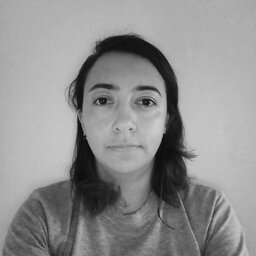
#> input picture Task/Task_1/Fotos ML2/Melissa_Arevalo_.jpg, 256 x 256 px, found by its file name
$ python average_image.py
#> lines starting #> are read from the running program, lines starting #| are printed output that depends on the picture; long printed decimals are rounded
import cv2
import numpy as np
import os
from matplotlib import pyplot as plt

path = r"C:\Users\DO IT WISER\Documents\Personal\machine_learning2\Fotos ML2\Melissa_Arevalo_.jpg"

# Black and white image
image = cv2.imread(path, cv2.IMREAD_GRAYSCALE)
#> image is the input picture: shape (256, 256); min 2, max 204, mean 143.5

# Image dimensions
height, wide = image.shape
#> height = 256; wide = 256

# Inicializa la variable para almacenar la traza
trace = 0

# Calcula la traza sumando los valores de los píxeles en la diagonal principal
for i in range(min(height, wide)):
    trace += image[i, i]
#> this loop made 256 passes
#> trace on passes 1 to 3: 164, 329, 494
#> after the loop, trace = 34135

print("Image trace:", trace)
#| Image trace: 34135


def cargar_imagenes(directorio):
    imagenes = []
    for filename in os.listdir(directorio):
        path = os.path.join(directorio, filename)
        if os.path.isfile(path):
            imagen = cv2.imread(path)
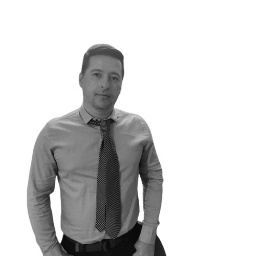
#> input picture Task/Task_1/Fotos ML2/Cesar_Saenz.jpg, 256 x 256 px, found by its file name
#> imagen is the input picture: shape (256, 256, 3); min 5, max 255, mean 209
            if imagen is not None:  # Comprobar si la imagen se cargó correctamente
                if imagen.shape[:2] != (256, 256):  # Comprobar el tamaño de la imagen
                    imagen = cv2.resize(imagen, (256, 256))  # Redimensionar la imagen si es necesario
                imagenes.append(imagen)
            else:
                print(f"No se pudo cargar la imagen: {path}")
    return imagenes

def cara_promedio(imagenes):
    suma_caras = np.zeros_like(imagenes[0], dtype=np.float64)
    for imagen in imagenes:
        suma_caras += imagen.astype(np.float64)
#> this loop made 4 passes
#> pass 2, in cara_promedio, `suma_caras += imagen.astype(np.float64)`:
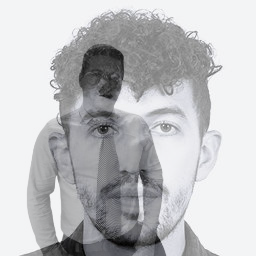
#> suma_caras: shape (256, 256, 3) float64; mean B, G, R 399.3, 395.3, 394.5; drawn with min black and max white
#> pass 3, in cara_promedio, `suma_caras += imagen.astype(np.float64)`:
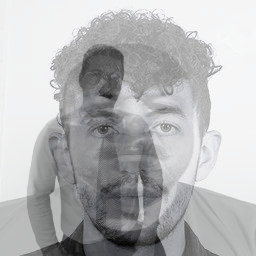
#> suma_caras: shape (256, 256, 3) float64; mean B, G, R 557.5, 553.5, 552.7; drawn with min black and max white
#> after the loop:
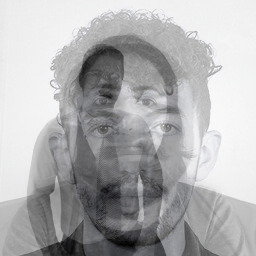
#> suma_caras: shape (256, 256, 3) float64; mean B, G, R 701, 697, 696.2; drawn with min black and max white
    return (suma_caras / len(imagenes)).astype(np.uint8)
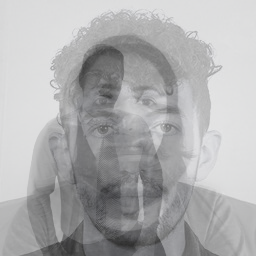
#> returned value: shape (256, 256, 3); mean of channels 0, 1, 2 174.9, 173.9, 173.7; drawn as B, G, R

def mostrar_imagen(imagen):
    plt.imshow(cv2.cvtColor(imagen, cv2.COLOR_BGR2RGB))
    plt.axis('off')
    plt.show()

# Directorio que contiene las imágenes de los rostros
directorio = r'C:\Users\DO IT WISER\Documents\Personal\machine_learning2\Fotos ML2'

# Cargar las imágenes
imagenes = cargar_imagenes(directorio)

# Calcular la cara promedio
cara_promedio_img = cara_promedio(imagenes)

ruta_guardado_promedio = r'C:\Users\DO IT WISER\Documents\Personal\machine_learning2\cara_promedio.png'
cv2.imwrite(ruta_guardado_promedio, cara_promedio_img)

# Mostrar la cara promedio
mostrar_imagen(cara_promedio_img)

def distancia_entre_imagenes(img1, img2):
    # Convertir las imágenes a vectores de características
    vec1 = img1.flatten()
    vec2 = img2.flatten()

    # Calcular la distancia euclidiana entre los vectores de características
    distancia = np.linalg.norm(vec1 - vec2)
#> distancia = 84027.1
    return distancia

def cargar_imagen(ruta):
    imagen = cv2.imread(ruta)
    if imagen is None:
        print(f"No se pudo cargar la imagen en {ruta}")
    return imagen

# Cargar la imagen específica y la cara promedio
ruta_imagen_especifica = r'C:\Users\DO IT WISER\Documents\Personal\machine_learning2\Fotos ML2\Melissa_Arevalo_.jpg'
ruta_cara_promedio = r'C:\Users\DO IT WISER\Documents\Personal\machine_learning2\cara_promedio.png'

imagen_especifica = cargar_imagen(ruta_imagen_especifica)
cara_promedio = cargar_imagen(ruta_cara_promedio)

# Calcular la distancia entre la imagen específica y la cara promedio
distancia = distancia_entre_imagenes(imagen_especifica, cara_promedio)
#> distancia = 84027.1
print("La distancia entre la imagen específica y la cara promedio es:", distancia)
#| La distancia entre la imagen específica y la cara promedio es: 84027.082
